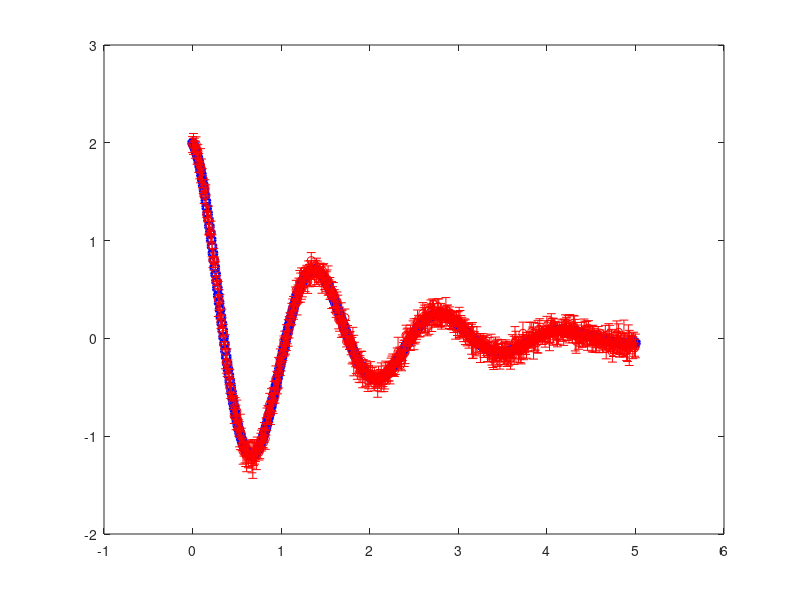

Write the MATLAB code that produced this figure. (Note: this script raises an error after producing the figure.)
%% Metropolis algorithm
% This code illustrates the implementation of the Metropolis algorithm for
% plastic deformation model, e: displacement, T: time
%
%     e = 2*exp(-CT/2)*cos(T*sqrt(K-[C^2]/4)), where C and K are model parameters
%
% Here we are sampling the 'damping coefficient' and 'stiffness'
% parameters theta = [C,K]

clear all; close all; clc	

%% Define forward model
% plastic deformation model is defined as an anonymous function
%forward = @(T,parameters)  T./parameters(1) + 0.002*(T./parameters(2)).^3.5 ;
forward = @(t,parameters) 2*exp(-(parameters(1).*t)/2).*cos(t.*sqrt(parameters(2)-(parameters(1).^2)/4))    % T./parameters(1) + 0.002*(T./parameters(2)).^3.5 ;

%% Denerate synthetic data from forward model

% true parameters
C=1.5;
K=20.5;



% true stress-strain points 
n = 501;
T_true = linspace(0, 5, n);
e_true = forward(T_true,[C, K]);

% adding fixed data noise to the true strain
num_exprmt = 5; % number of stress-strain curves
data_stDev = 0.1;

e_exprmts=zeros(num_exprmt,length(e_true));
for i = 1:num_exprmt
    e_exprmts(i,:) = e_true + normrnd(0,data_stDev, size(e_true));
end
e_data_mean = mean(e_exprmts);
e_data_stDev = std(e_exprmts);

% plot synthetic data
figure()
plot(T_true, e_true, '--bo', 'LineWidth', 2); hold on;
errorbar(T_true, e_data_mean, e_data_stDev, '-ro', 'LineWidth', 2);
 xlim([0,5])                                                                          %%%%
xlabel('Stress, T')
ylabel('Strain, e')
legend('True model','Sythetic data','location','northwest')
set(gca,'FontSize',24)

%% Define Gaussian prior

% parameter1: C 
C_min  = 1;          % lowerbound                                               %%%%
C_max  = 3;          % upperbound
C_prior_mean  = 2.8;   % prior mean
C_prior_stDev = 0.1;   % prior standard deviation

% parameter1: K
K_min  = 15;          % lowerbound                                                   %%%%
K_max  = 30;          % upperbound
K_prior_mean  = 28;   % prior mean
K_prior_stDev = 0.2; % prior standard deviation

% rearrange prior infos
prior_mean = [C_prior_mean K_prior_mean];
prior_var  = diag([C_prior_stDev K_prior_stDev].^2);
lobounds   = [C_min K_min];
upbounds   = [C_max K_max];

%% Define inputs of Metropolis: initial point and proposal variance

% start at prior means by default
MH_initial = [C_prior_mean  K_prior_mean];

% MH step size, assumed 1% of prior range here
proposal_variance = [(C_max-C_min)*0.00001   (K_max-K_min)*0.00001 ].^2;  


%% Define log-likelihood function

misfit = @(sample) (forward(T_true,sample) - e_data_mean).^2 ./ (e_data_stDev.^2) ;
loglike = @(sample) -sum( 0.5*misfit(sample) );


%% Construct a Metropolis chain of length N

N = 10000;                     
Nparam = length(MH_initial);

% initilize parameter samples
samples = zeros(N,Nparam)*nan; 

% initial sample at MH start
samples(1,:) = MH_initial;

loglike_current = loglike(samples(1,:));
logprior_current = log(  mvnpdf(samples(1,:), prior_mean, prior_var)  );

for i = 2:N
    
    % proposed a parameter sample
    % resample if the sample is not in prior bounds
    in_range = 0; 
    while ~in_range
        proposed_sample = samples(i-1,:) + mvnrnd( [0,0],  diag(proposal_variance)  );
        if sum(  (proposed_sample>upbounds) + (proposed_sample<lobounds)   ) == 0
            in_range = 1;
        end            
    end
    
    loglike_proposal = loglike(proposed_sample);
    logprior_proposal = log(  mvnpdf(proposed_sample, prior_mean, prior_var)  );
    
    
    % acceptance ratio
    accept =  exp(  (loglike_proposal + logprior_proposal) - (loglike_current + logprior_current)  );
    
    if  rand(1) < min(1,accept)
        % accept the proposed sample and update the current infos
        samples(i,:) = proposed_sample;
        loglike_current  = loglike_proposal;
        logprior_current = logprior_proposal;
            
    else
        % reject proposal, stay at the same sample
        samples(i,:) = samples(i-1,:);
        
    end  
end

% burn-in period: 20% of the samples
burn_in = round(N*0.2);


%% Plot MH results


% marginal paths of the chain
figure()
title('Marginal paths')
subplot(1,2,1)
plot(samples(burn_in+1:end,1)); hold on;
plot(0,C, '*', 'Markersize', 15,'LineWidth',3);
xlabel('Chain iteration')
ylabel('C')
set(gca,'FontSize',20)

subplot(1,2,2)
plot(samples(burn_in+1:end,2)); hold on;
plot(0,K, '*', 'Markersize', 15,'LineWidth',3);
xlabel('Chain iteration')
ylabel('K')
set(gca,'FontSize',20)

% marginal posterior distribution
figure()
title('Marginal posterior distributions of parameters')
subplot(1,2,1)
histogram(samples(burn_in+1:end,1),50,'edgecolor','none','Normalization','pdf'); hold on;
plot(C,0,'*', 'Markersize', 15,'LineWidth',3);
Elocs = linspace(lobounds(1),upbounds(1),200);
plot(Elocs,normpdf(Elocs, prior_mean(1), sqrt(prior_var(1,1))  ),'LineWidth',5);
xlim([C_min, C_max])
xlabel('C')
legend('Posterior Samples','True','Prior','location','northwest')
set(gca,'FontSize',20)

subplot(1,2,2)
histogram(samples(burn_in+1:end,2),50,'edgecolor','none','Normalization','pdf'); hold on;
plot(K,0,'*', 'Markersize', 15,'LineWidth',3);
Tylocs = linspace(lobounds(2),upbounds(2),200);
plot(Tylocs,normpdf(Tylocs, prior_mean(2), sqrt(prior_var(2,2))  ),'LineWidth',5);
xlim([K_min, K_max])
xlabel('C')
xlabel('K')
legend('Posterior Samples','True','Prior','location','northwest')
set(gca,'FontSize',20)

% posterior samples
figure
plot(C, K, 'b*', 'Markersize', 15,'LineWidth',3)
hold on
plot(samples(burn_in+1:end,1), samples(burn_in+1:end,2), 'ro', 'Markersize', 3);
xlabel('C'); ylabel('K')
set(gca,'FontSize',24)


% autocorelation
figure
nlags =30;
[ACF_C,lags,bounds] = autocorr(samples(1:end,1), nlags, 0);
[ACF_K,lags,bounds]= autocorr(samples(1:end,2), nlags, 0);
plot(lags,ACF_C,'bo-',lags,ACF_K,'r*-','linewidth',3);
ylabel('Autocorrelation');
xlabel('Lag');
grid on;
legend('C','K');
set(gca,'FontSize',24)


% Covariance and Correlation Matrices
cov_matrix  = cov(samples)
corr_matrix = corr(samples)



%% Forward uncertianty propagation

fwds = [];
for i = burn_in+1:N
    fwds(end+1,:) = forward(T_true,samples(i,:));
end

fwd_mean = mean(fwds);
fwd_stDev  = std(fwds);
    
    
% plot data and model prediction
figure()
plot(T_true,fwd_mean+fwd_stDev, 'k', 'LineWidth', 2);hold on;
plot(T_true,fwd_mean, 'r', 'LineWidth', 2);
plot(T_true,fwd_mean-fwd_stDev, 'g', 'LineWidth', 2);
errorbar(T_true, e_data_mean, e_data_stDev, 'ob', 'LineWidth', 2);
xlim([0,5])
ylabel('displacement, e')
xlabel('Time, T')
legend('Model (upper)','Model (mean)', 'Model (lower)',...
    'Data','location','northwest')
set(gca,'FontSize',24)
